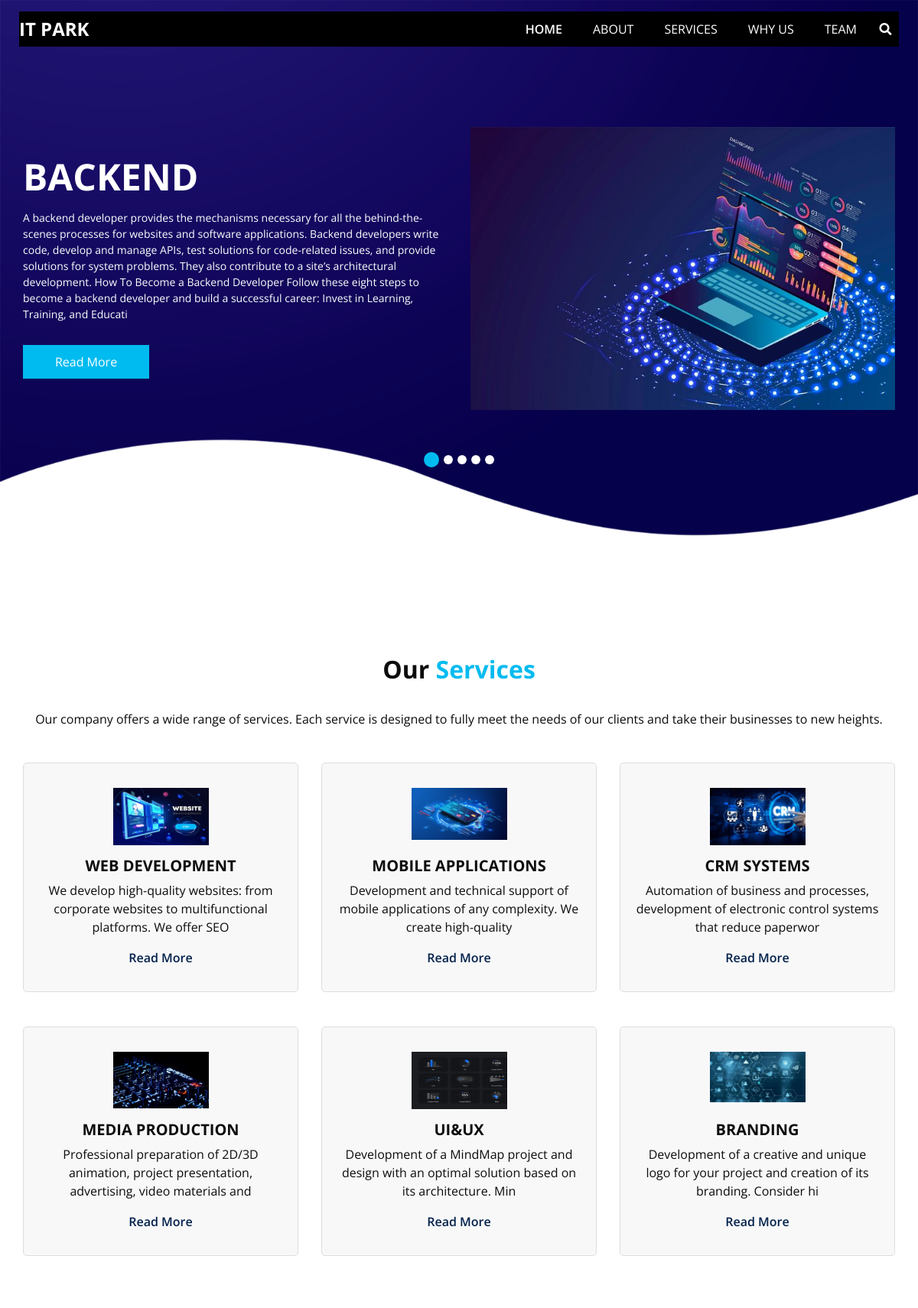
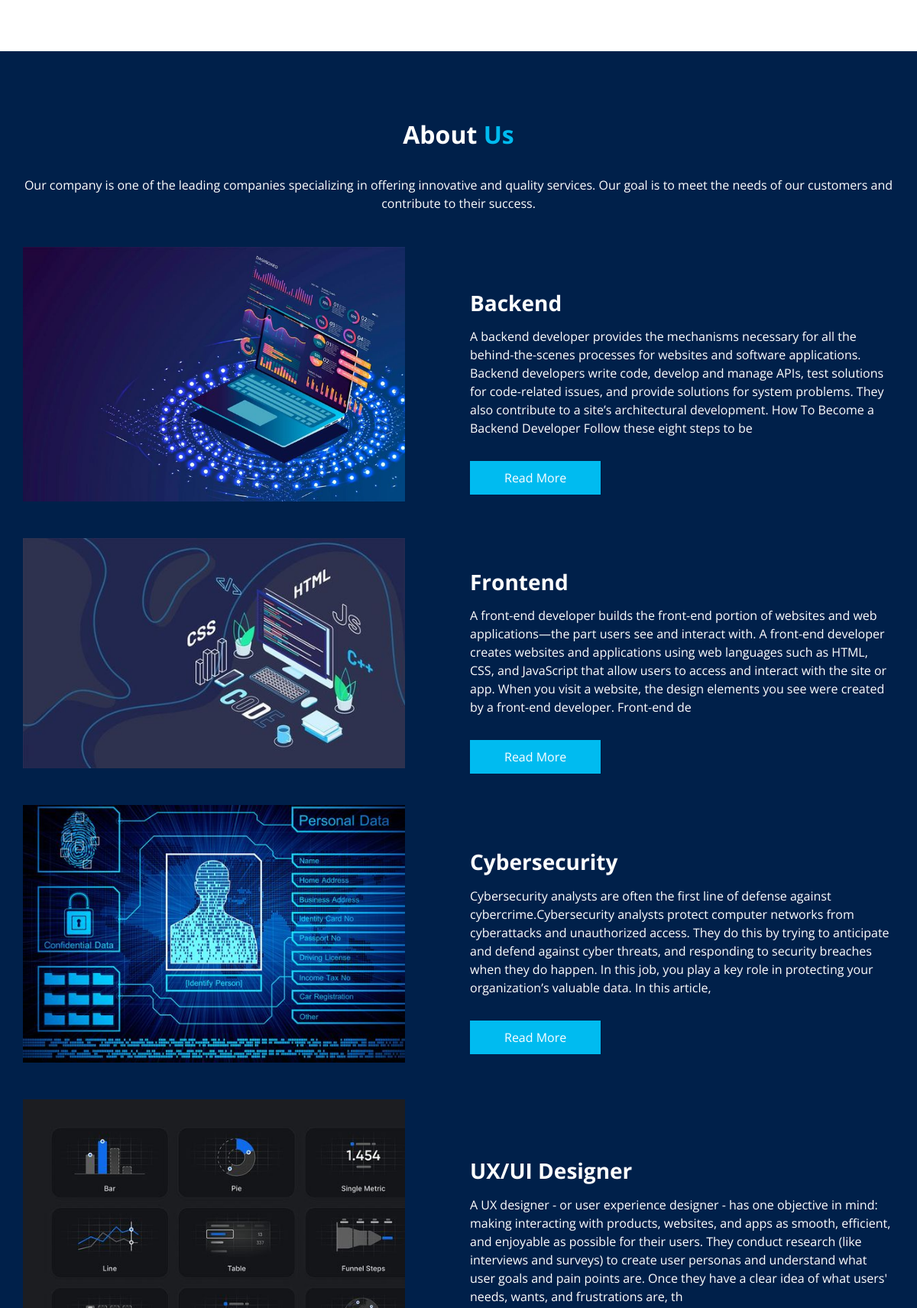
/home/ (upper part), run on the app's committed database (2 pictures, top to bottom).
### course/models.py (models this page shows, shortened)
class CoursePage(models.Model):
    OPTIONS = (
        ('deactive', 'deactive'),
        ('active', 'active'),
    )
    photo = models.ImageField(upload_to='courses/', verbose_name='Rasmi')
    name = models.CharField(max_length=255, verbose_name='Nomi')
    about = models.TextField(verbose_name='Kurs haqida')
    status = models.CharField(max_length=255, choices=OPTIONS, default='deactive', verbose_name='Kurs holati')
    objects = models.Manager()
    manager = CoursePageManager()
    class Meta:
        db_table = 'CoursePage'
        managed = True
        verbose_name = 'Kurslar'
        verbose_name_plural = 'Kurslar'

class ServicePage(models.Model):
    photo = models.ImageField( upload_to='services/', verbose_name='Rasmi')
    name = models.CharField(max_length=255, verbose_name='Nomi')
    about = models.TextField(verbose_name='Service haqida')
    class Meta:
        db_table = 'Service_Page'
        managed = True
        verbose_name = 'Xizmatlar'
        verbose_name_plural = 'Xizmatlar'

### course/views.py (the view, shortened to what this page needs)
# urls.py: 2. Add a URL to urlpatterns:  path('', views.home, name='home')
class home(View):
    def get(self, request):
        courses_objects = CoursePage.manager.all()
        courses_object = CoursePage.manager.all()
        services_objects = ServicePage.objects.all()
        why_choose_us = Why_Choose.objects.all()
        teacher = Teachers.objects.all()
        customer_reviews = Customer_reviews.objects.all()
        form = SubscriberForm()
        context = {
            'courses_objects' : courses_objects,
            'courses_object' : courses_object,
            'services_objects' : services_objects,
            'why_choose_us' : why_choose_us,
            'teacher' : teacher,
            'customer_reviews' : customer_reviews,
            'form' : form,
        }
        return render(request=request, template_name='index.html', context=context)

### course/models.py (called while the page is built)
    def get_queryset(self) -> models.QuerySet:
        return super().get_queryset().filter(status='active')

### templates/index.html (shortened to what this page needs)
{% extends "base.html" %}
{% load static %}
{% block content %}
<section class="slider_section ">
  <div id="customCarousel1" class="carousel slide" data-ride="carousel">
    <div class="carousel-inner">
      {% for i in courses_objects %}
      <div class="carousel-item {% if forloop.first %}active{% endif %}">
        <div class="container">
          <div class="row">
            <div class="col-md-6">
              <div class="detail-box">
                <h1>{{i.name}}</h1>
                <p>{{i.about | slice:"500"}}</p>
                <div class="btn-box">
                  <a href="{% url "about" i.pk %}" class="btn1">Read More</a>
                </div>
              </div>
            </div>
            <div class="col-md-6">
              <div class="img-box">
                <img src="{{i.photo.url}}" alt="">
              </div>
            </div>
          </div>
        </div>
      </div>
      {% endfor %}
    </div>
    <ol class="carousel-indicators">
      {% for i in courses_objects %}
      <li data-target="#customCarousel1" data-slide-to="{{ forloop.counter0 }}" {% if forloop.first %}class="active"{% endif %}></li>
      {% endfor %}
    </ol>
  </div>
</section>
<section id="services" class="service_section layout_padding">
  <div class="service_container">
    <div class="container ">
      <div class="heading_container heading_center">
        <h2>
          Our <span>Services</span>
        </h2>
        <br>
        <p>
        Our company offers a wide range of services.
          Each service is designed to fully meet the needs of our clients and take their businesses to new heights.
        </p>
      </div>
      <div class="row">
        {% for service in services_objects %}
        <div class="col-md-4">
          <div class="box">
            <div class="img-box">
              <img src="{{service.photo.url}}" alt="" width="500" height="300">
            </div>
            <div class="detail-box">
              <h5>
                {{service.name}}
              </h5>
              <p>
                {{service.about | slice:"100" }}
              </p>
              <a href="{% url "services" service.pk %}">
                Read More
              </a>
            </div>
          </div>
        </div>
        {% if forloop.counter|divisibleby:3 %}
      </div>
      <div class="row">
        {% endif %}
        {% endfor %}
      </div>
    </div>
  </div>
</section>
  <section id="about" class="about_section layout_padding">
    <div class="container  ">
      <div class="heading_container heading_center">
        <h2>
          About <span>Us</span>
        </h2>
        <br>
        <p>
          Our company is one of the leading companies specializing in offering innovative and quality services.
           Our goal is to meet the needs of our customers and contribute to their success.
        </p>
      </div>
      <div class="row">
        {% for i in courses_object %}
        <div class="col-md-6 ">
          <div class="img-box">
            <img src="{{i.photo.url}}" alt="" width="500" height="300">
          </div>
          <br>
          <br>
        </div>
        <div class="col-md-6">
          <div class="detail-box">
            <h3>
              {{i.name}}
            </h3>
            <p>
              {{i.about | slice:"400"}}
            </p>
            <a href="{% url "about" i.pk %}">
              Read More
            </a>
          </div>
        </div>
        {% endfor %}
      </div>
    </div>
  </section>
<head>
  <link rel="stylesheet" href="https://cdnjs.cloudflare.com/ajax/libs/OwlCarousel2/2.3.4/assets/owl.carousel.min.css">
  <link rel="stylesheet" href="https://cdnjs.cloudflare.com/ajax/libs/OwlCarousel2/2.3.4/assets/owl.theme.default.min.css">
  <link rel="stylesheet" href="https://cdnjs.cloudflare.com/ajax/libs/font-awesome/5.15.4/css/all.min.css">
</head>
<body>
</body>
</html>
{% endblock content %}

### static/css/style.css (style rules this page uses)
body { font-family: "Open Sans", sans-serif; color: #0c0c0c; background-color: #ffffff; overflow-x: hidden; }
.layout_padding { padding: 90px 0; }
.heading_container { display: -webkit-box; display: -ms-flexbox; display: flex; -webkit-box-orient: vertical; -webkit-box-direction: normal; -ms-flex-direction: column; flex-direction: column; -webkit-box-align: start; -ms-flex-align: start; align-items: flex-start; }
.heading_container h2 { position: relative; font-weight: bold; margin-bottom: 0; }
.heading_container h2 span { color: #00bbf0; }
.heading_container p { margin-top: 10px; margin-bottom: 0; }
.heading_container.heading_center { -webkit-box-align: center; -ms-flex-align: center; align-items: center; text-align: center; }
a, a:hover, a:focus { text-decoration: none; }
.slider_section { -webkit-box-flex: 1; -ms-flex: 1; flex: 1; display: -webkit-box; display: -ms-flexbox; display: flex; -webkit-box-align: center; -ms-flex-align: center; align-items: center; position: relative; padding: 45px 0 145px 0; }
.slider_section .row { -webkit-box-align: center; -ms-flex-align: center; align-items: center; }
.slider_section #customCarousel1 { width: 100%; position: unset; }
.slider_section .detail-box { color: #00204a; }
.slider_section .detail-box h1 { font-size: 3rem; font-weight: bold; text-transform: uppercase; margin-bottom: 15px; color: #ffffff; }
.slider_section .detail-box p { color: #fefefe; font-size: 14px; }
.slider_section .detail-box .btn-box { display: -webkit-box; display: -ms-flexbox; display: flex; margin: 0 -5px; margin-top: 25px; }
.slider_section .detail-box .btn-box a { margin: 5px; text-align: center; width: 165px; }
.slider_section .detail-box .btn-box .btn1 { display: inline-block; padding: 10px 15px; background-color: #00bbf0; color: #ffffff; border-radius: 0; -webkit-transition: all 0.3s; transition: all 0.3s; border: none; }
.slider_section .img-box { margin: 45px 0; }
.slider_section .img-box img { width: 100%; -webkit-animation: upDown 5s infinite; animation: upDown 5s infinite; }
.slider_section .carousel-indicators { position: unset; margin: 0; -webkit-box-pack: center; -ms-flex-pack: center; justify-content: center; -webkit-box-align: center; -ms-flex-align: center; align-items: center; }
.slider_section .carousel-indicators li { background-color: #ffffff; width: 12px; height: 12px; border-radius: 100%; opacity: 1; }
.slider_section .carousel-indicators li.active { width: 20px; height: 20px; background-color: #00bbf0; }
.service_section { position: relative; }
.service_section .box { display: -webkit-box; display: -ms-flexbox; display: flex; -webkit-box-orient: vertical; -webkit-box-direction: normal; -ms-flex-direction: column; flex-direction: column; -webkit-box-align: center; -ms-flex-align: center; align-items: center; text-align: center; margin-top: 45px; background-color: #f8f8f9; padding: 20px; border-radius: 5px; }
.service_section .box .img-box { display: -webkit-box; display: -ms-flexbox; display: flex; -webkit-box-pack: center; -ms-flex-pack: center; justify-content: center; -webkit-box-align: start; -ms-flex-align: start; align-items: flex-start; width: 125px; min-width: 75px; height: 75px; margin-bottom: 15px; }
.service_section .box .img-box img { max-width: 100%; max-height: 100%; -webkit-transition: all 0.3s; transition: all 0.3s; }
.service_section .box .detail-box h5 { font-weight: bold; text-transform: uppercase; }
.service_section .box .detail-box a { color: #00204a; font-weight: 600; }
.about_section { background-color: #00204a; color: #ffffff; }
.about_section .heading_container { margin-bottom: 45px; }
.about_section .row { -webkit-box-align: center; -ms-flex-align: center; align-items: center; }
.about_section .img-box img { max-width: 100%; }
.about_section .detail-box h3 { font-weight: bold; }
.about_section .detail-box p { margin-top: 15px; }
.about_section .detail-box a { display: inline-block; padding: 10px 45px; background-color: #00bbf0; color: #ffffff; border-radius: 0px; -webkit-transition: all 0.3s; transition: all 0.3s; border: none; margin-top: 15px; }

### static/css/responsive.css (style rules this page uses)
@media (min-width: 1200px) { .container { max-width: 1170px; } }

### templates/index.html (style rules this page uses)
.box { border: 1px solid #ddd; padding: 20px; box-sizing: border-box; width: 100%; height: 300px; display: flex; flex-direction: column; align-items: center; justify-content: center; }
.img-box img { max-width: 100%; height: auto; }

### data on the page
CoursePage: name "BACKEND", about "A backend developer provides the mechanisms necessary for all the behind-the-scenes processes for websites and software applications. Backend developers write code, develop and manage APIs, test solutions for code-related issues, and provide solutions for system problems. They also contribute to a site’s architectural development. How To Become a Backend Developer Follow these eight steps to become a backend developer and build a successful career: Invest in Learning, Training, and Educati", photo (picture), name "Backend", about "A backend developer provides the mechanisms necessary for all the behind-the-scenes processes for websites and software applications. Backend developers write code, develop and manage APIs, test solutions for code-related issues, and provide solutions for system problems. They also contribute to a site’s architectural development. How To Become a Backend Developer Follow these eight steps to be"
CoursePage: photo (picture), name "Frontend", about "A front-end developer builds the front-end portion of websites and web applications—the part users see and interact with. A front-end developer creates websites and applications using web languages such as HTML, CSS, and JavaScript that allow users to access and interact with the site or app. When you visit a website, the design elements you see were created by a front-end developer. Front-end de"
CoursePage: photo (picture), name "Cybersecurity", about "Cybersecurity analysts are often the first line of defense against cybercrime.Cybersecurity analysts protect computer networks from cyberattacks and unauthorized access. They do this by trying to anticipate and defend against cyber threats, and responding to security breaches when they do happen. In this job, you play a key role in protecting your organization’s valuable data. In this article,"
CoursePage: photo (picture), name "UX/UI Designer", about "A UX designer - or user experience designer - has one objective in mind: making interacting with products, websites, and apps as smooth, efficient, and enjoyable as possible for their users. They conduct research (like interviews and surveys) to create user personas and understand what user goals and pain points are. Once they have a clear idea of what users' needs, wants, and frustrations are, th"
ServicePage: photo (picture), name "WEB DEVELOPMENT", about "We develop high-quality websites: from corporate websites to multifunctional platforms. We offer SEO"
ServicePage: photo (picture), name "MOBILE APPLICATIONS", about "Development and technical support of mobile applications of any complexity. We create high-quality"
ServicePage: photo (picture), name "CRM SYSTEMS", about "Automation of business and processes, development of electronic control systems that reduce paperwor"
ServicePage: photo (picture), name "MEDIA PRODUCTION", about "Professional preparation of 2D/3D animation, project presentation, advertising, video materials and"
ServicePage: photo (picture), name "UI&UX", about "Development of a MindMap project and design with an optimal solution based on its architecture. Min"
ServicePage: photo (picture), name "BRANDING", about "Development of a creative and unique logo for your project and creation of its branding. Consider hi"
